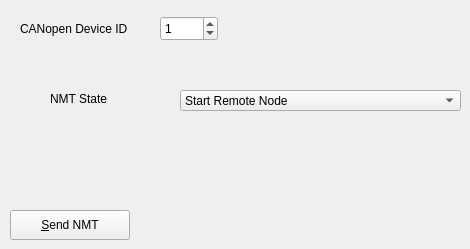
        <widget class="QWidget" name="tab">
          <attribute name="title">
            <string>&amp;NMT</string>
          </attribute>
          <widget class="QComboBox" name="nmtState">
            <property name="enabled">
              <bool>true</bool>
            </property>
            <property name="geometry">
              <rect>
                <x>180</x>
                <y>90</y>
                <width>281</width>
                <height>21</height>
              </rect>
            </property>
            <item>
              <property name="text">
                <string>Start Remote Node</string>
              </property>
            </item>
            <item>
              <property name="text">
                <string>Stop Remote Node</string>
              </property>
            </item>
            <item>
              <property name="text">
                <string>Pre Operational State</string>
              </property>
            </item>
            <item>
              <property name="text">
                <string>Reset Node</string>
              </property>
            </item>
            <item>
              <property name="text">
                <string>Reset Communication</string>
              </property>
            </item>
          </widget>
          <widget class="QLabel" name="nmtStateLabel_3">
            <property name="geometry">
              <rect>
                <x>50</x>
                <y>90</y>
                <width>69</width>
                <height>17</height>
              </rect>
            </property>
            <property name="text">
              <string>NMT State</string>
            </property>
            <property name="wordWrap">
              <bool>false</bool>
            </property>
          </widget>
          <widget class="QSpinBox" name="canopenNMTDeviceId">
            <property name="geometry">
              <rect>
                <x>160</x>
                <y>16</y>
                <width>58</width>
                <height>25</height>
              </rect>
            </property>
            <property name="maximum">
              <number>127</number>
            </property>
            <property name="value">
              <number>1</number>
            </property>
          </widget>
          <widget class="QLabel" name="canopenDeviceIdLabel_3_2">
            <property name="geometry">
              <rect>
                <x>20</x>
                <y>20</y>
                <width>131</width>
                <height>17</height>
              </rect>
            </property>
            <property name="text">
              <string>CANopen Device ID</string>
            </property>
            <property name="wordWrap">
              <bool>false</bool>
            </property>
          </widget>
          <widget class="QPushButton" name="sendNMTButton">
            <property name="geometry">
              <rect>
                <x>10</x>
                <y>210</y>
                <width>120</width>
                <height>30</height>
              </rect>
            </property>
            <property name="text">
              <string>&amp;Send NMT</string>
            </property>
          </widget>
        </widget>
